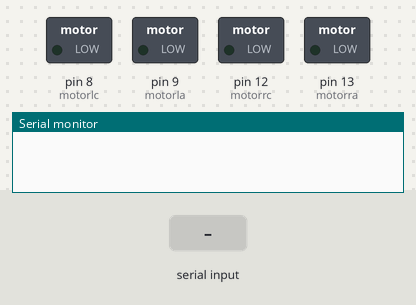
The sketch below on a simulated Arduino Uno, built with avr-gcc and run on an emulated ATmega328P. Shown: switched loads named in the sketch (green lamp = pin HIGH), the last lines printed to the serial monitor. The inputs (shaded band) are chosen by the test bench.

Above: at 1.2 s.
1.3 s: "for" received over Serial
At 2.5 s:
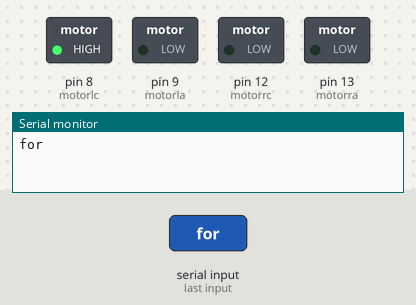
2.8 s: "back" received over Serial
At 3.7 s:
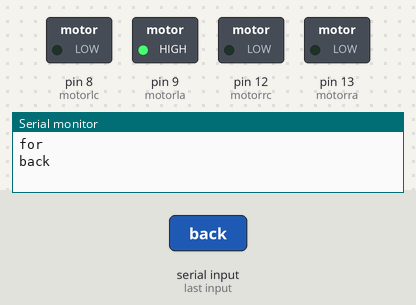
4.3 s: "left" received over Serial
At 4.9 s:
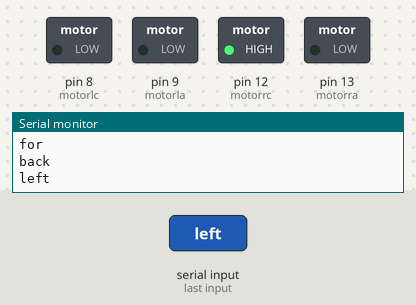
5.8 s: "right" received over Serial
At 6.1 s:
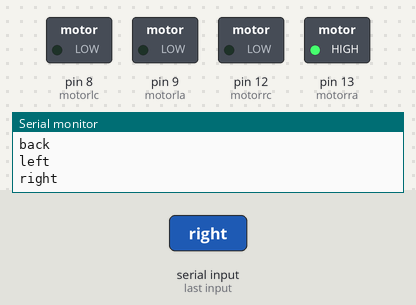
7.3 s: "forl" received over Serial
At 8.4 s:
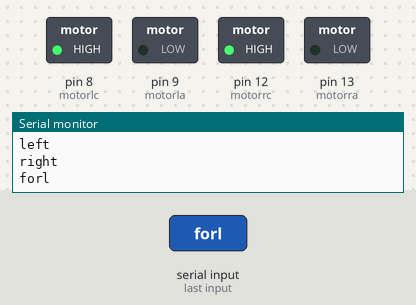
8.8 s: "forr" received over Serial
At 9.5 s:
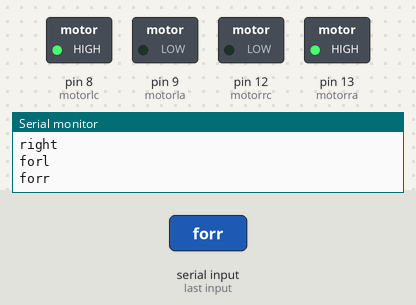
Timing chart, 0 to 11.3 s (numbered marks = the images above; inputs shaded):
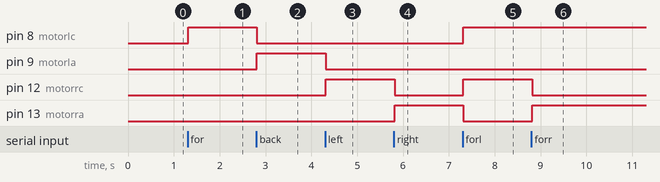

Measured:
- after the input at 1.3 s, pin 8 (motorlc): LOW → HIGH at once
- after the input at 2.8 s, pin 8 (motorlc): HIGH → LOW at once; pin 9 (motorla): LOW → HIGH at once
- after the input at 4.3 s, pin 9 (motorla): HIGH → LOW at once; pin 12 (motorrc): LOW → HIGH at once
- after the input at 5.8 s, pin 12 (motorrc): HIGH → LOW at once; pin 13 (motorra): LOW → HIGH at once
- after the input at 7.3 s, pin 8 (motorlc), pin 12 (motorrc): LOW → HIGH at once; pin 13 (motorra): HIGH → LOW at once
- after the input at 8.8 s, pin 12 (motorrc): HIGH → LOW at once; pin 13 (motorra): LOW → HIGH at once

The sketch:

SumoBot.ino
```cpp
//Code for hacking 2 dc motor used in Toy RC

int motorlc = 8; // ---->forward
int motorla = 9; //  ---->backward
int motorrc = 12; // ----->left
int motorra = 13; //  ----->right
String readString;

void setup() {     // presenting pins as outputs

  pinMode(motorlc, OUTPUT);
  pinMode(motorla, OUTPUT);
  pinMode(motorrc, OUTPUT);
  pinMode(motorra, OUTPUT);
  Serial.begin(9600);
}

void loop() {
  while(Serial.available()){ // the code here is for bluetooth
  delay(3);
  char c = Serial.read();
  readString += c;
  }
  if(readString.length() > 0){ // when a certain button is pressed the reaction will be...
    Serial.println(readString);
  if(readString == "for"){

    digitalWrite(motorlc, HIGH);
    digitalWrite(motorla, LOW);
    digitalWrite(motorrc, LOW);
    digitalWrite(motorra, LOW);
  }
  if(readString == "back"){

    digitalWrite(motorlc, LOW);
    digitalWrite(motorla, HIGH);
    digitalWrite(motorrc, LOW);
    digitalWrite(motorra, LOW);
  }
  if(readString == "left"){

    digitalWrite(motorlc, LOW);
    digitalWrite(motorla, LOW);
    digitalWrite(motorrc, HIGH);
    digitalWrite(motorra, LOW);
  }
  if(readString == "right"){

    digitalWrite(motorlc, LOW);
    digitalWrite(motorla, LOW);
    digitalWrite(motorrc, LOW);
    digitalWrite(motorra, HIGH);
  }

  if(readString == "forl"){

    digitalWrite(motorlc, HIGH);
    digitalWrite(motorla, LOW);
    digitalWrite(motorrc, HIGH);
    digitalWrite(motorra, LOW);
  }
  if(readString == "forr"){

    digitalWrite(motorlc, HIGH);
    digitalWrite(motorla, LOW);
    digitalWrite(motorrc, LOW);
    digitalWrite(motorra, HIGH);
  }

  if(readString == "backl"){

    digitalWrite(motorlc, LOW);
    digitalWrite(motorla, HIGH);
    digitalWrite(motorrc, HIGH);
    digitalWrite(motorra, LOW);
  }

  if(readString == "backr"){

    digitalWrite(motorlc, LOW);
    digitalWrite(motorla, HIGH);
    digitalWrite(motorrc, LOW);
    digitalWrite(motorra, HIGH);
  }

  if(readString == "stop"){

    digitalWrite(motorlc, LOW);
    digitalWrite(motorla, LOW);
    digitalWrite(motorrc, LOW);
    digitalWrite(motorra, LOW);
  }
  }
  readString="";
  }
```
